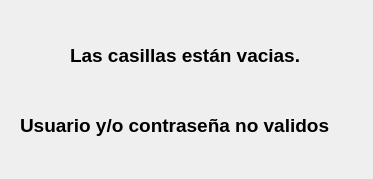
<?xml version="1.0" encoding="UTF-8"?>
<ui version="4.0">
 <class>errorUsuario</class>
 <widget class="QWidget" name="errorUsuario">
  <property name="geometry">
   <rect>
    <x>0</x>
    <y>0</y>
    <width>373</width>
    <height>179</height>
   </rect>
  </property>
  <property name="font">
   <font>
    <pointsize>14</pointsize>
    <weight>75</weight>
    <bold>true</bold>
   </font>
  </property>
  <property name="windowTitle">
   <string/>
  </property>
  <widget class="QLabel" name="label">
   <property name="geometry">
    <rect>
     <x>70</x>
     <y>10</y>
     <width>251</width>
     <height>91</height>
    </rect>
   </property>
   <property name="text">
    <string>Las casillas están vacias.</string>
   </property>
  </widget>
  <widget class="QLabel" name="label_2">
   <property name="geometry">
    <rect>
     <x>20</x>
     <y>80</y>
     <width>331</width>
     <height>91</height>
    </rect>
   </property>
   <property name="text">
    <string>Usuario y/o contraseña no validos</string>
   </property>
  </widget>
 </widget>
 <resources/>
 <connections/>
</ui>
